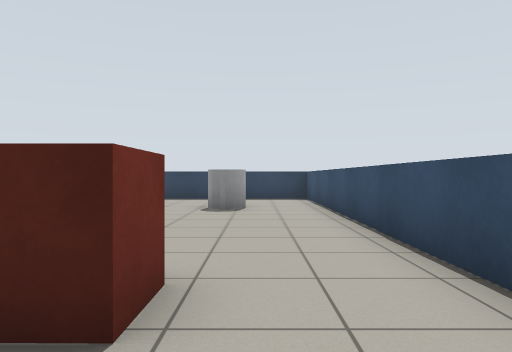
View 1 (above)

19 first-person views from a walk through a robot-simulator world made for Gazebo. The camera is 0.84 m above the floor, looks level and sees 70° across. The floor is counted in squares, 1 m on a side. Each view is taken from the middle of a square. On the plan, view 1 faces up. The plan holds only what a view shows up to about 12 squares ahead; the rest is blank.

View 2
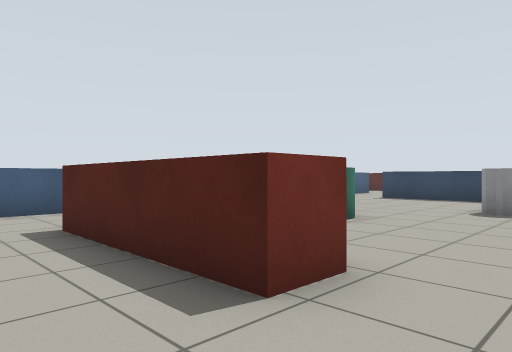

View 3
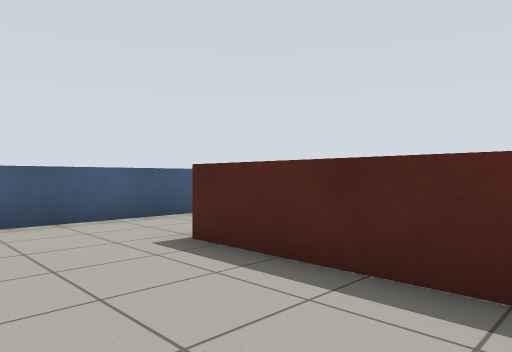

View 4
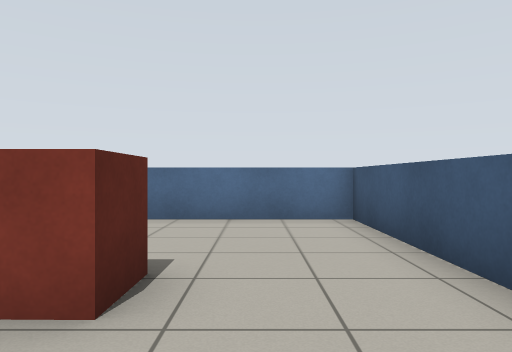

View 5
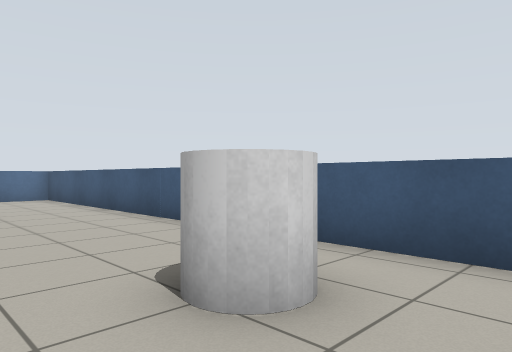

View 6
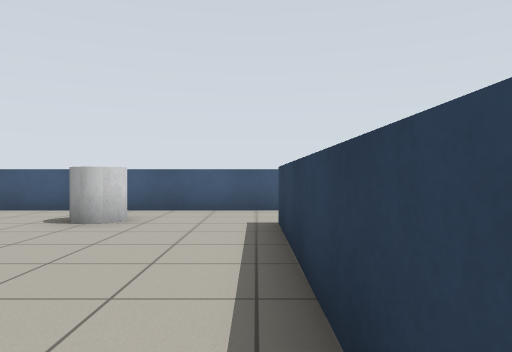

View 7
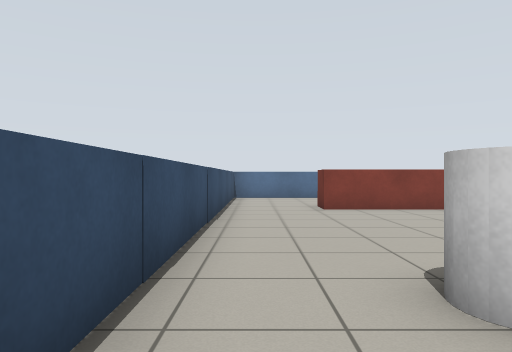

View 8
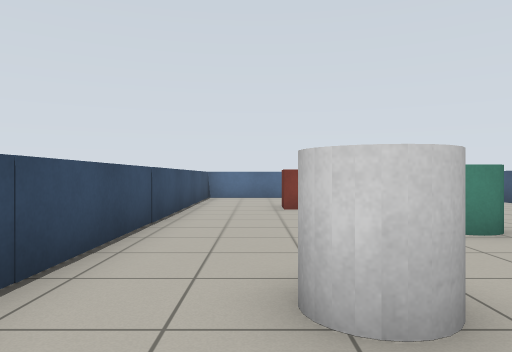

View 9
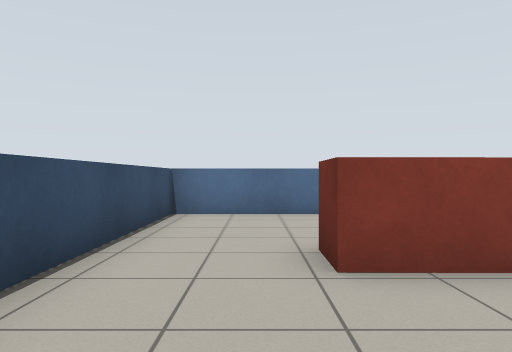

View 10
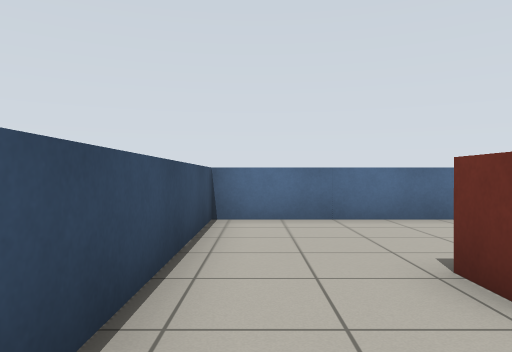

View 11
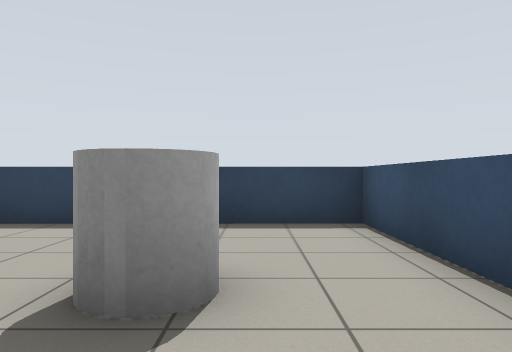

View 12
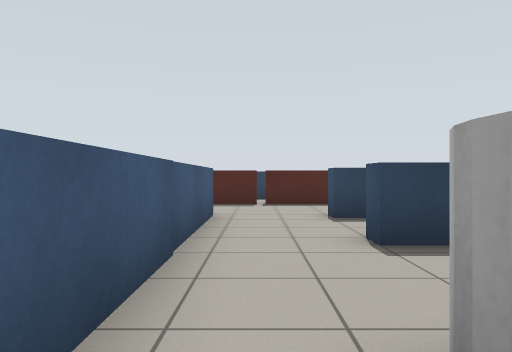

View 13
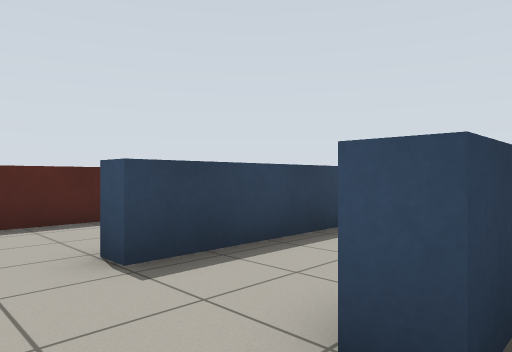

View 14
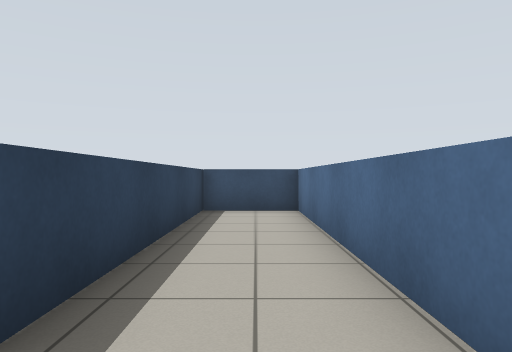

View 15
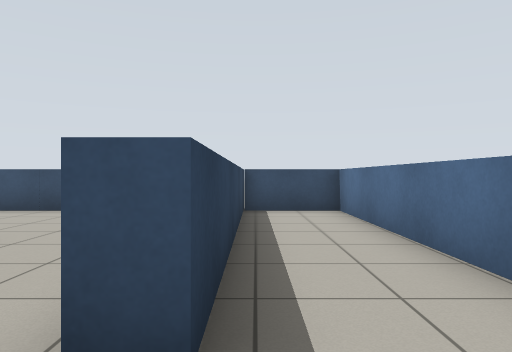

View 16
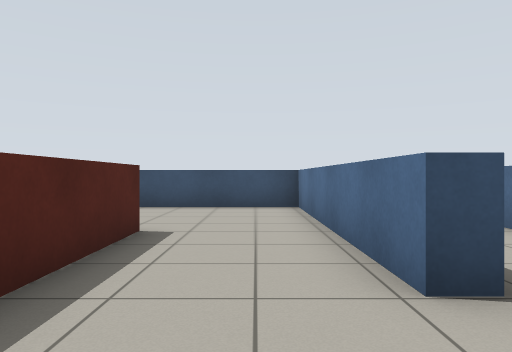

View 17
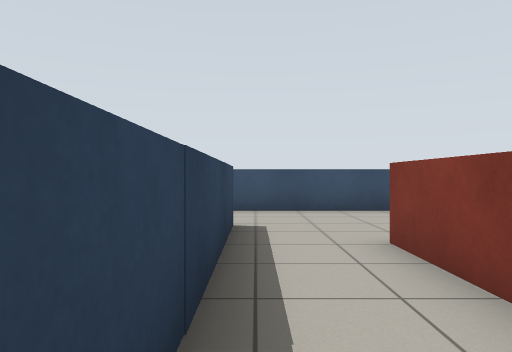

View 18
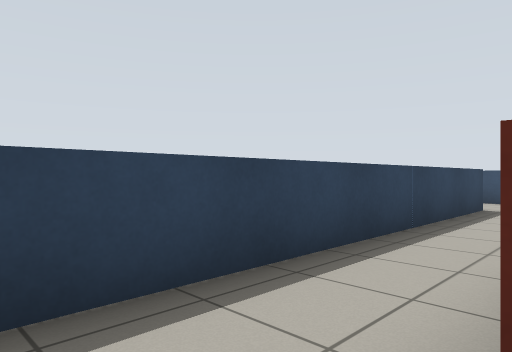

View 19
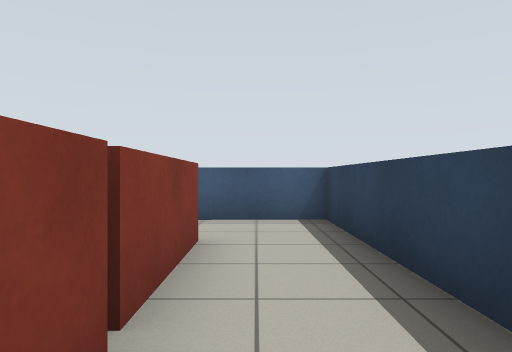

### Floor plan
Points are (right, up) in squares from view 1. A wall is a line through its corners. A room is listed if a view was taken in it or the views show most of it. See-through windows are left out.
Room 1 (views 1, 2, 3)
walls: (-0.7, 2.8) (-0.7, 1.8) (-5.1, 1.9) (-5.1, 2.9); (-7.9, 3.6) (-7.9, -2.1) (1.9, -2) (1.9, 3.5)
ways out: opening at (-6.5, 2.5) to room 2; opening at (0.5, 2.5) to room 2
Room 2 (views 4, 5, 6, 7, 8, 9, 10, 11, 12, 13)
walls: (-5.1, 2.9) (-0.7, 2.8); (-7.9, 13.5) (-7.9, 3.6); (1.9, 3.5) (1.9, 13.4) (-5.4, 13.4)
ways out: opening at (-6.5, 2.5) to room 1; opening at (0.5, 2.5) to room 1; opening at (-6.5, 14) to room 3
objects: white cylinder (-6, 10); green cylinder (-3, 6) to (-3, 7); white cylinder (-1, 9) to (-1, 10)
Room 3 (views 14, 15)
walls: (-5.4, 13.4) (-5.5, 13.9) (1.9, 14) (1.9, 16.3) (-5.5, 16.3) (-5.5, 16.8); (-7.9, 17) (-7.9, 13.5)
ways out: opening at (-6.5, 14) to room 2; opening at (-6.5, 17) to room 5
Room 4 (views 16, 18)
walls: (-7, 19.8) (-8.2, 19.8)
ways out: opening at (-10.5, 20) to room 5; opening at (-8.5, 18.5) to room 5
Room 5 (views 17, 19)
walls: (-2.3, 19.8) (-6.7, 19.8); (-6.7, 20.3) (-2.3, 20.3); (-0.7, 22.4) (-12, 22.4) (-12, 19.9); (-5.5, 16.8) (1.9, 16.8) (1.9, 23); (-9.8, 20.3) (-7, 20.3)
ways out: opening at (-6.5, 17) to room 3; opening at (-10.5, 20) to room 4; opening at (-8.5, 18.5) to room 4; opening at (0.5, 23)

Where each view was taken, in squares from view 1:
view 1: 0 up, 0 right, facing up
view 2: 0 up, 1 right, facing up-left
view 3: 1 down, 1 left, facing up-left
view 4: 5 up, 6 left, facing down
view 5: 12 up, 4 left, facing down-left
view 6: 13 up, 1 right, facing left
view 7: 12 up, 1 right, facing down
view 8: 12 up, 0 right, facing down
view 9: 6 up, 0 right, facing down
view 10: 5 up, 1 right, facing down
view 11: 7 up, 0 right, facing up
view 12: 9 up, 7 left, facing up
view 13: 13 up, 7 left, facing up-right
view 14: 15 up, 7 left, facing right
view 15: 16 up, 7 left, facing right
view 16: 18 up, 8 left, facing right
view 17: 22 up, 7 left, facing right
view 18: 20 up, 11 left, facing up-right
view 19: 21 up, 5 left, facing left
